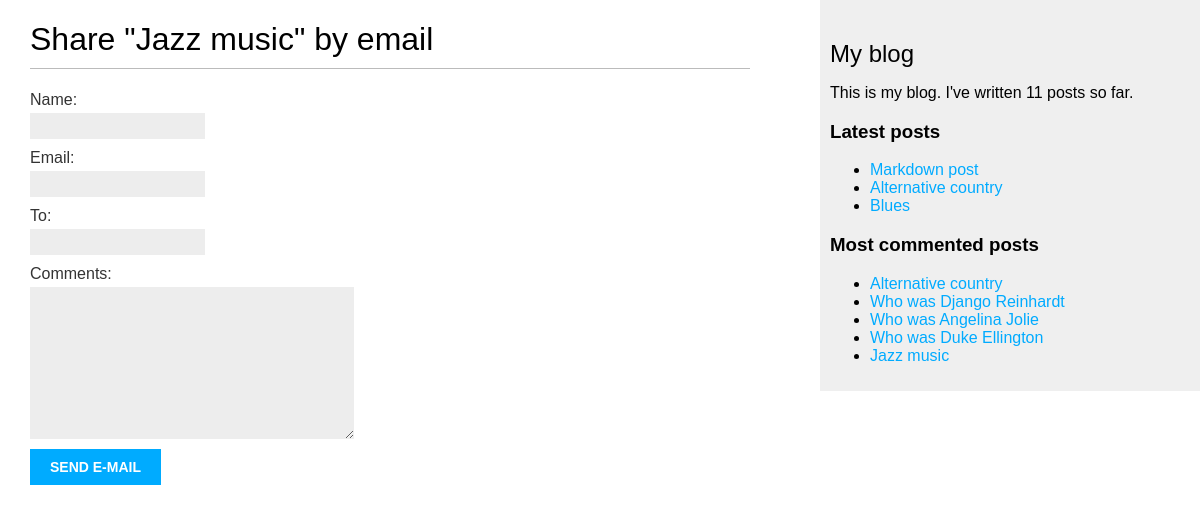
Page /blog/6/share/ on the committed database.
### blog/models.py (models this page shows, shortened)
class Post(models.Model):
    class Status(models.TextChoices):
        DRAFT = 'DF', 'Draft'
        PUBLISHED = 'PB', 'Published'
    title = models.CharField(max_length=250)
    slug = models.SlugField(max_length=250, unique_for_date='publish')
    author = models.ForeignKey(User, on_delete=models.CASCADE, related_name='blog_posts')
    body = models.TextField()
    publish = models.DateTimeField(default=timezone.now)
    created = models.DateTimeField(auto_now_add=True)
    updated = models.DateTimeField(auto_now=True)
    status = models.CharField(max_length=2, choices=Status.choices, default=Status.DRAFT)
    objects = models.Manager()
    published = PublishedManager()
    tags = TaggableManager()
    class Meta:
        ordering = ['-publish']
        indexes = [
            models.Index(fields=['-publish']),
        ]
    def get_absolute_url(self):
        return reverse(viewname='blog:post_detail',
                       args=[
                           self.publish.year,
                           self.publish.month,
                           self.publish.day,
                           self.slug
                       ])

### blog/views.py (the view)
# urls.py: path("<int:post_pk>/share/", views.post_share, name="post_share"),
def post_share(request, post_pk):
    post = get_object_or_404(Post,
                             pk=post_pk,
                             status=Post.Status.PUBLISHED)
    sent = False
    if request.method == 'POST':
        form = EmailPostForm(request.POST)
        if form.is_valid():
            cd = form.cleaned_data
            post_url = request.build_absolute_uri(post.get_absolute_url())
            subject = f"{cd['name']} recommends you read {post.title}"
            message = f"Read {post.title} at {post_url}\n\n{cd['name']}\' comments: {cd['comments']}"
            send_mail(
                subject=subject,
                message=message,
                from_email='btimur.mail@gmail.com',
                recipient_list=[cd['to']]
            )
            sent = True
    else:
        form = EmailPostForm()
    context = {
        "post": post,
        "form": form,
        'sent': sent
    }
    return render(request=request,
                  template_name="blog/post/share.html",
                  context=context)

### blog/forms.py
class EmailPostForm(forms.Form):
    name = forms.CharField(max_length=25)
    email = forms.EmailField()
    to = forms.EmailField()
    comments = forms.CharField(widget=forms.Textarea, required=False)

### blog/models.py (called while the page is built)
    def get_queryset(self):
        return super().get_queryset().filter(status=Post.Status.PUBLISHED)

### blog/templatetags/blog_tags.py (called while the page is built)
@register.simple_tag
def total_posts():
    return Post.published.count()

@register.inclusion_tag('blog/post/latest_posts.html')
def show_latest_posts(count=5):
    latest_posts = Post.published.order_by('-publish')[:count]
    return {'latest_posts': latest_posts}

@register.simple_tag
def get_most_commented_posts(count=5):
    return Post.published.annotate(total_comments=Count('comments')).order_by('-total_comments')[:count]

### blog/templates/blog/post/share.html (shortened to what this page needs)
{% extends 'blog/base.html' %}
{% block content %}
{% if sent %}
<h1>E-mail successfully sent</h1>
<p>
    "{{ post.title }}" was successfully sent to "{{ form.cleaned_data.to }}".
</p>
{% else %}
<h1>Share "{{ post.title }}" by email</h1>
<form method="post">
    {{ form.as_p }}
    <input type="submit" value="Send e-mail">
</form>
{% endif %}
{% endblock %}

### blog/templates/blog/base.html (shortened to what this page needs)
{% load blog_tags %}
{% load static %}
<!DOCTYPE html>
<html lang="en">
<head>
    <link rel="stylesheet" href="{% static 'css/blog.css' %}">
</head>
<body>
    <div id="content">
        {% block content %}{% endblock %}
    </div>
    <div id="sidebar">
        <h2>My blog</h2>
        <p>
            This is my blog.
            I've written {% total_posts %} posts so far.
        </p>
        <h3>Latest posts</h3>
        {% show_latest_posts 3 %}
        <h3>Most commented posts</h3>
        {% get_most_commented_posts as most_commented_posts %}
        <ul>
            {% for post in most_commented_posts %}
            <li>
                <a href="{{ post.get_absolute_url }}">{{ post.title }}</a>
            </li>
            {% endfor %}
        </ul>
    </div>
</body>
</html>

### blog/templates/blog/post/latest_posts.html
<ul>
    {% for post in latest_posts %}
    <li>
        <a href="{{ post.get_absolute_url }}">{{ post.title }}</a>
    </li>
    {% endfor %}
</ul>

### blog/static/css/blog.css (style rules this page uses)
body { margin:0; padding:0; font-family:helvetica, sans-serif; }
a { color:#00abff; text-decoration:none; }
h1 { font-weight:normal; border-bottom:1px solid #bbb; padding:0 0 10px 0; }
h2 { font-weight:normal; margin:30px 0 0; }
#content { float:left; width:60%; padding:0 0 0 30px; }
#sidebar { float:right; width:30%; padding:10px; background:#efefef; height:100%; }
label { float:left; clear:both; color:#333; margin-bottom:4px; }
input, textarea { clear:both; float:left; margin:0 0 10px; background:#ededed; border:0; padding:6px 10px; font-size:12px; }
input[type=submit] { font-weight:bold; background:#00abff; color:#fff; padding:10px 20px; font-size:14px; text-transform:uppercase; }

### rows in the picture
Post: title "Jazz music"
Post: title "Markdown post"
Post: title "Alternative country"
Post: title "Blues"
Post: title "Who was Django Reinhardt"
Post: title "Who was Angelina Jolie"
Post: title "Who was Duke Ellington"
